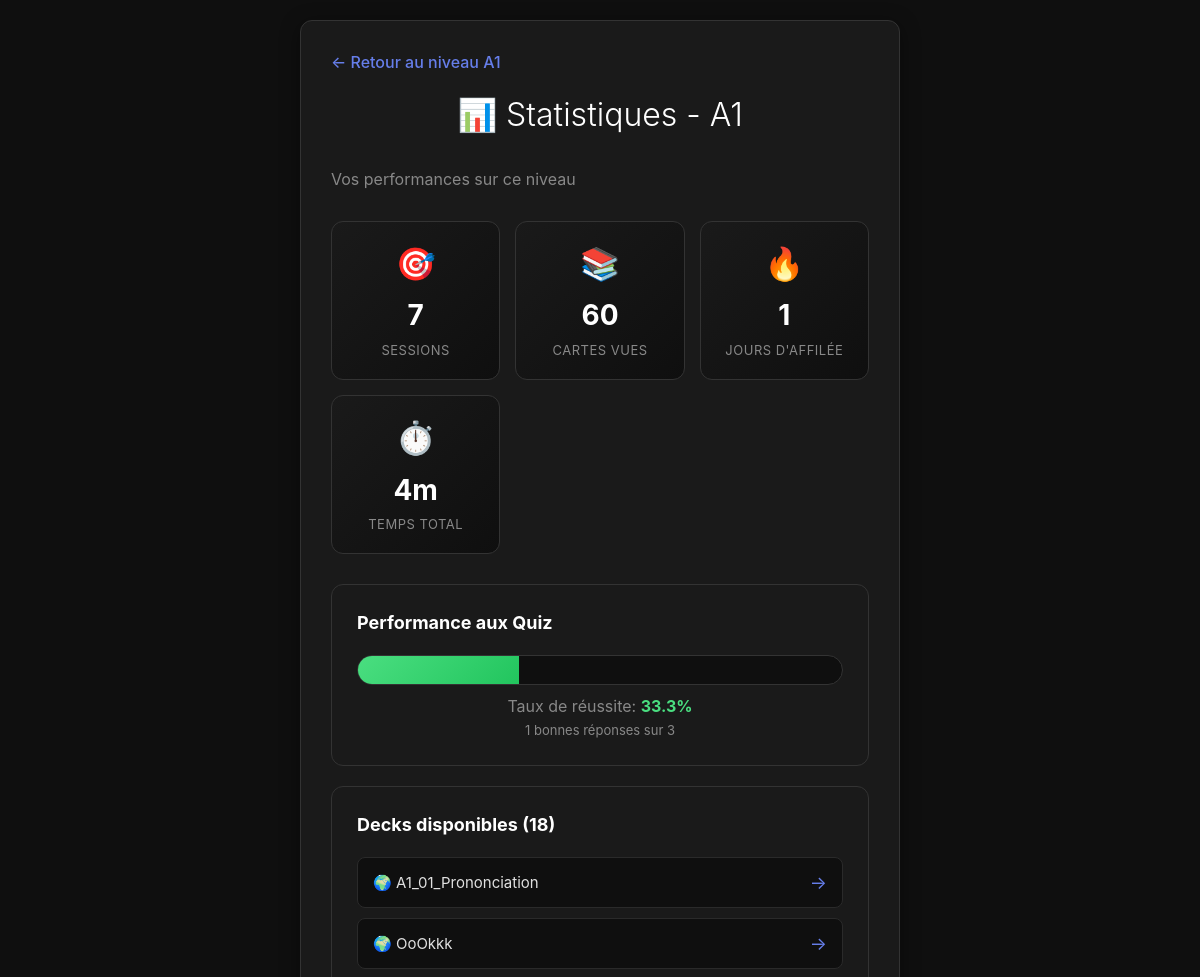
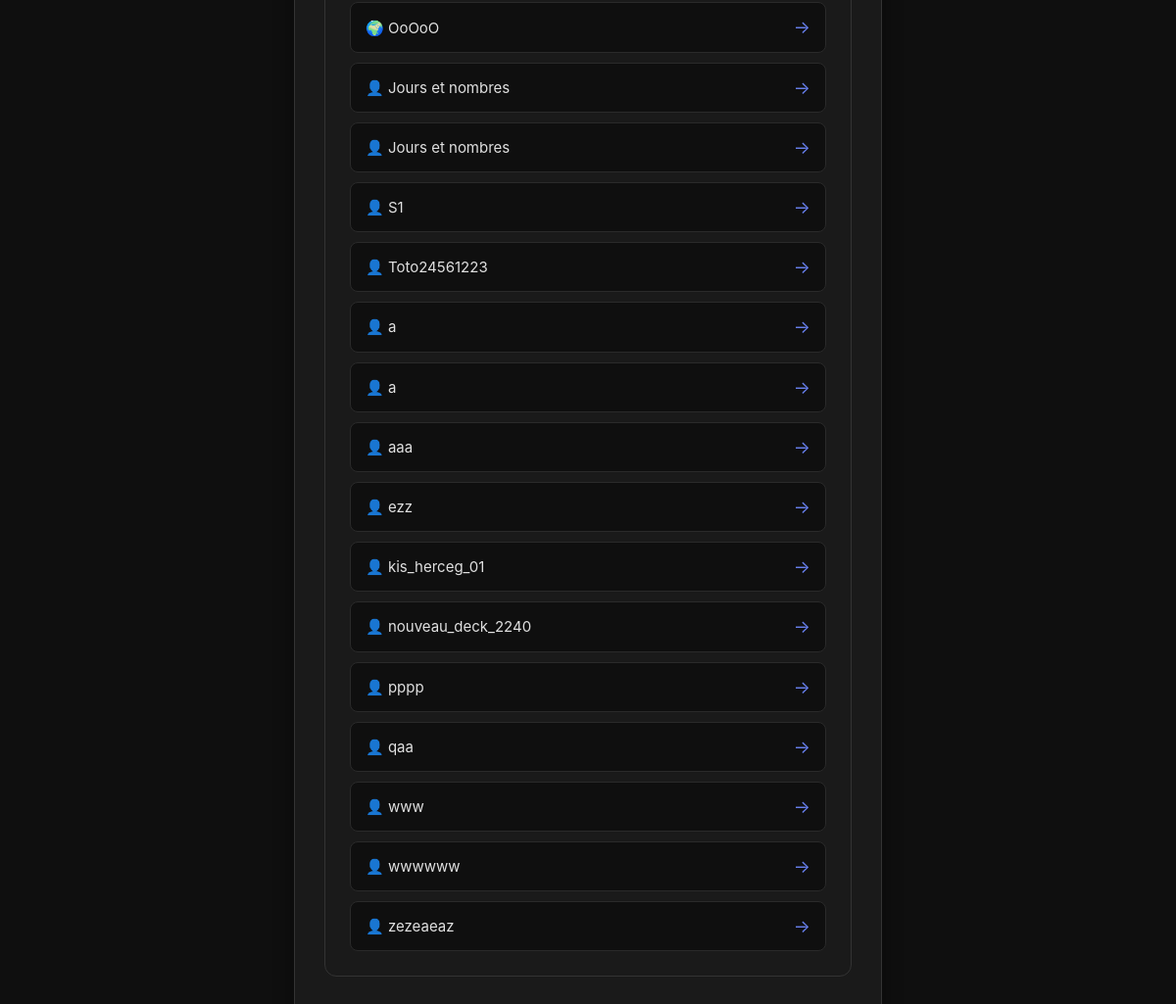
The app's page /stats/niveau/A1 (signed in) with its own data (2 pictures, top to bottom).
### tables this page shows
CREATE TABLE "decks" (
            id INTEGER PRIMARY KEY AUTOINCREMENT,
            user_id INTEGER NOT NULL,
            nom TEXT NOT NULL,
            niveau TEXT NOT NULL DEFAULT 'A1',
            is_commun BOOLEAN DEFAULT 0,
            created_at TIMESTAMP DEFAULT CURRENT_TIMESTAMP, lesson_id INTEGER DEFAULT NULL,
            FOREIGN KEY (user_id) REFERENCES users (id)
        );

### app.py (the view)
@app.route('/stats/niveau/<niveau>')
def stats_niveau_route(niveau):
    user_id = session.get('user_id')
    if not user_id:
        return redirect(url_for('select_user'))
    try:
        if niveau not in NIVEAUX_DISPONIBLES:
            flash('Niveau non trouvé')
            return redirect(url_for('index'))
        stats = get_stats_niveau(niveau, user_id, days=30)
        decks = get_decks_by_niveau(niveau, user_id)
        streak = calculer_streak(stats.get('jours_utilises', []))
        stats['streak'] = streak
        total_quiz = stats.get('total_questions_quiz', 0) or 0
        if total_quiz > 0:
            stats['taux_reussite'] = round((stats['total_score'] / total_quiz) * 100, 1)
        else:
            stats['taux_reussite'] = None
        user = get_user_by_id(user_id)
        return render_template('stats_niveau.html', niveau=niveau, stats=stats, decks=decks, user=user)
    except Exception as e:
        flash(f'Erreur: {str(e)}')
        return redirect(url_for('index'))

### database.py (called while the page is built)
def get_db():
    conn = sqlite3.connect(DATABASE)
    conn.row_factory = sqlite3.Row
    return conn

def get_user_by_id(user_id):
    conn = get_db()
    user = conn.execute('SELECT * FROM users WHERE id = ?', (user_id,)).fetchone()
    conn.close()
    return dict(user) if user else None

def get_decks_by_niveau(niveau, user_id, include_in_lessons=False):
    conn = get_db()
    if include_in_lessons:
        decks = conn.execute(
            '''SELECT d.*, u.nom as createur_nom
            FROM decks d
            JOIN users u ON d.user_id = u.id
            WHERE d.niveau = ? AND (d.is_commun = 1 OR d.user_id = ?)
            ORDER BY d.is_commun DESC, d.nom''',
            (niveau, user_id)
        ).fetchall()
    else:
        decks = conn.execute(
            '''SELECT d.*, u.nom as createur_nom
            FROM decks d
            JOIN users u ON d.user_id = u.id
            WHERE d.niveau = ? AND (d.is_commun = 1 OR d.user_id = ?)
            AND d.lesson_id IS NULL
            ORDER BY d.is_commun DESC, d.nom''',
            (niveau, user_id)
        ).fetchall()
    conn.close()
    return [dict(deck) for deck in decks]

def calculer_streak(jours_utilises):
    if not jours_utilises:
        return 0
    from datetime import datetime, timedelta
    dates = [datetime.strptime(jour, '%Y-%m-%d').date() for jour in jours_utilises]
    dates.sort(reverse=True)
    streak = 1
    for i in range(len(dates) - 1):
        diff = (dates[i] - dates[i + 1]).days
        if diff == 1:
            streak += 1
        else:
            break
    return streak

### templates/stats_niveau.html (shortened to what this page needs)
{% extends "base.html" %}
{% block content %}
<a href="{{ url_for('niveau', niveau=niveau) }}" class="back-link">← Retour au niveau {{ niveau }}</a>
<h1>📊 Statistiques - {{ niveau }}</h1>
<p style="color: #888; margin-bottom: 30px;">Vos performances sur ce niveau</p>
{% if stats.total_sessions > 0 %}
<div class="stats-grid">
    <div class="stat-card">
        <div class="stat-icon">🎯</div>
        <div class="stat-value">{{ stats.total_sessions }}</div>
        <div class="stat-label">Sessions</div>
    </div>
    <div class="stat-card">
        <div class="stat-icon">📚</div>
        <div class="stat-value">{{ stats.total_mots }}</div>
        <div class="stat-label">Cartes vues</div>
    </div>
    <div class="stat-card">
        <div class="stat-icon">🔥</div>
        <div class="stat-value">{{ stats.streak }}</div>
        <div class="stat-label">Jours d'affilée</div>
    </div>
    <div class="stat-card">
        <div class="stat-icon">⏱️</div>
        <div class="stat-value">{{ (stats.total_duree // 60) }}m</div>
        <div class="stat-label">Temps total</div>
    </div>
</div>
{% if stats.taux_reussite is not none %}
<div class="stat-section">
    <h3>Performance aux Quiz</h3>
    <div class="progress-bar">
        <div class="progress-fill" style="width: {{ stats.taux_reussite }}%"></div>
    </div>
    <p style="text-align: center; color: #888; margin-top: 10px;">
        Taux de réussite: <strong style="color: #4ade80;">{{ stats.taux_reussite }}%</strong>
        <br>
        <span style="font-size: 13px;">{{ stats.total_score }} bonnes réponses sur {{ stats.total_questions_quiz }}</span>
    </p>
</div>
{% endif %}
{% if decks %}
<div class="stat-section">
    <h3>Decks disponibles ({{ decks|length }})</h3>
    <div class="decks-mini-list">
        {% for deck in decks %}
        <a href="{{ url_for('voir_deck', deck_id=deck.id) }}" class="deck-mini-card">
            <span class="deck-mini-name">
                {% if deck.is_commun %}🌍{% else %}👤{% endif %}
                {{ deck.nom }}
            </span>
            <span class="deck-mini-arrow">→</span>
        </a>
        {% endfor %}
    </div>
</div>
{% endif %}
{% endif %}
{% endblock %}

### templates/base.html (style rules this page uses)
* { margin: 0; padding: 0; box-sizing: border-box; }
body { font-family: -apple-system, BlinkMacSystemFont, 'Segoe UI', sans-serif; background: #0f0f0f; color: #e0e0e0; line-height: 1.4; padding: 20px; min-height: 100vh; }
h1 { text-align: center; margin-bottom: 30px; color: #ffffff; font-weight: 300; }
.back-link { display: inline-block; margin-bottom: 20px; color: #667eea; text-decoration: none; font-weight: 500; transition: color 0.3s ease; }

### templates/stats_niveau.html (style rules this page uses)
.stats-grid { display: grid; grid-template-columns: repeat(auto-fit, minmax(150px, 1fr)); gap: 15px; margin-bottom: 30px; }
.stat-card { background: linear-gradient(135deg, #1a1a1a 0%, #0f0f0f 100%); border: 1px solid #333; border-radius: 12px; padding: 20px; text-align: center; transition: transform 0.3s ease; }
.stat-icon { font-size: 32px; margin-bottom: 10px; }
.stat-value { font-size: 28px; font-weight: 700; color: #ffffff; margin-bottom: 5px; }
.stat-label { font-size: 13px; color: #888; text-transform: uppercase; letter-spacing: 0.5px; }
.stat-section { background: #1a1a1a; border: 1px solid #333; border-radius: 12px; padding: 25px; margin-bottom: 20px; }
.stat-section h3 { margin-bottom: 20px; color: #ffffff; font-size: 18px; }
.progress-bar { width: 100%; height: 30px; background: #0f0f0f; border-radius: 15px; overflow: hidden; border: 1px solid #333; }
.progress-fill { height: 100%; background: linear-gradient(135deg, #4ade80 0%, #22c55e 100%); transition: width 0.5s ease; }
.decks-mini-list { display: flex; flex-direction: column; gap: 10px; }
.deck-mini-card { display: flex; justify-content: space-between; align-items: center; padding: 12px 15px; background: #0f0f0f; border: 1px solid #2a2a2a; border-radius: 8px; text-decoration: none; transition: all 0.3s ease; }
.deck-mini-name { color: #e0e0e0; font-size: 15px; }
.deck-mini-arrow { color: #667eea; font-size: 18px; }

### records on screen
decks: nom "A1_01_Prononciation"
decks: nom "OoOkkk"
decks: nom "OoOoO"
decks: nom "Jours et nombres"
decks: nom "Jours et nombres"
decks: nom "S1"
decks: nom "Toto24561223"
decks: nom "a"
decks: nom "a"
decks: nom "aaa"
decks: nom "ezz"
decks: nom "kis_herceg_01"
decks: nom "nouveau_deck_2240"
decks: nom "pppp"
decks: nom "qaa"
decks: nom "www"
decks: nom "wwwwww"
decks: nom "zezeaeaz"

### other values on screen
{{ niveau }} "A1"
{{ stats.total_sessions }} "7"
{{ stats.total_mots }} "60"
{{ stats.streak }} "1"
{{ (stats.total_duree // 60) }} "4"
{{ stats.taux_reussite }} "33.3"
{{ stats.total_score }} "1"
{{ stats.total_questions_quiz }} "3"
{{ decks|length }} "18"
